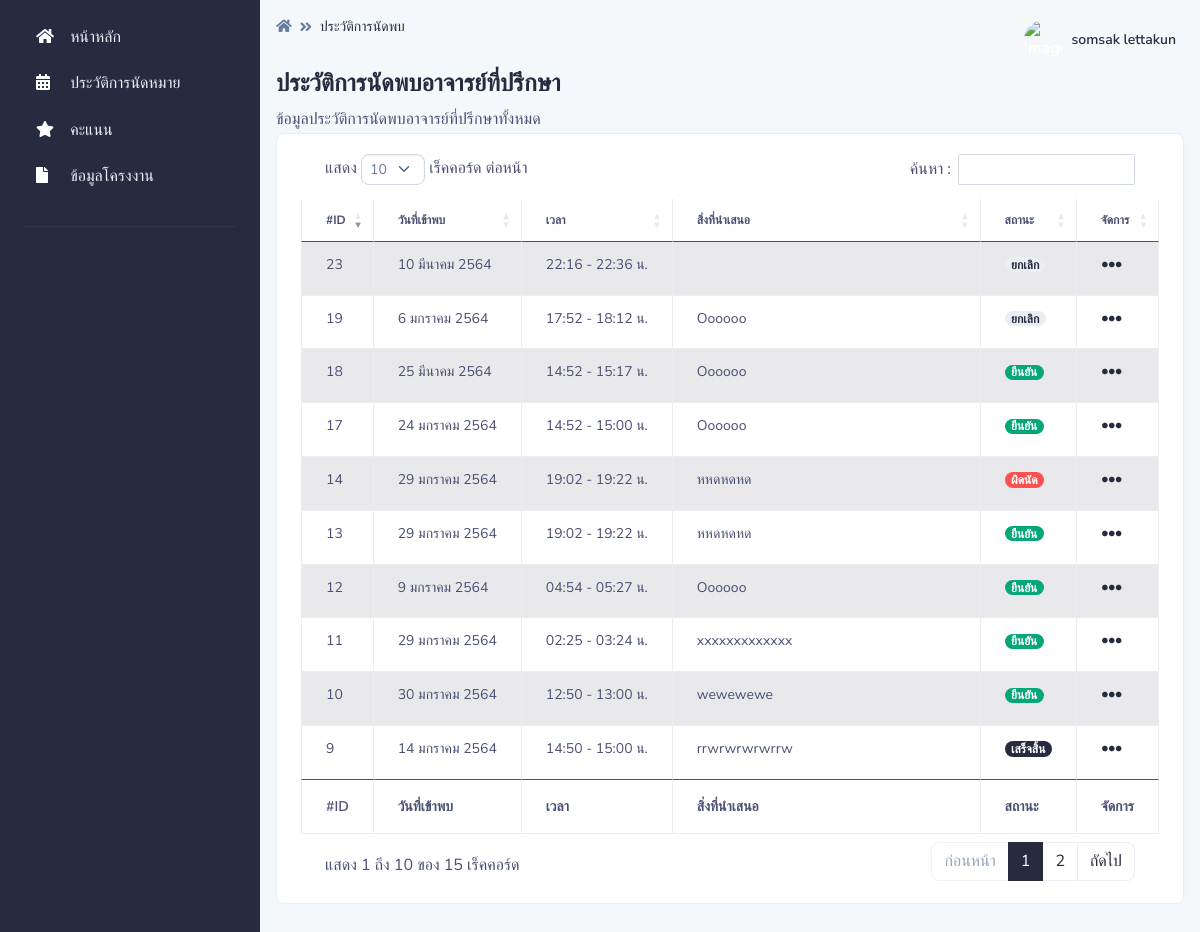
The app's page /pages/appoint_history/index.php (signed in) with its own data.
### tables this page shows
CREATE TABLE `appoint` (
  `appoint_id` int(255) NOT NULL,
  `project_id` int(15) NOT NULL,
  `appoint_date_start` datetime NOT NULL,
  `appoint_date_end` datetime NOT NULL,
  `apooint_minute` int(3) NOT NULL,
  `appoint_comment` varchar(255) NOT NULL,
  `teacher_id` int(15) NOT NULL,
  `appoint_status` int(2) NOT NULL,
  `recorder` int(15) NOT NULL,
  `appoint_recorder` datetime NOT NULL DEFAULT current_timestamp()
);

CREATE TABLE `appoint_status` (
  `appoint_status_id` int(2) NOT NULL,
  `appoint_status_name` varchar(255) NOT NULL,
  `appoint_status_class` varchar(255) NOT NULL,
  `color_calendar` varchar(255) NOT NULL,
  `ionic_icon` varchar(255) NOT NULL
);

### pages/dateth.php (called while the page is built, shortened)
<?php
    function DateThai($strDate)
	{
		$strYear = date("Y",strtotime($strDate))+543;
		$strMonth= date("n",strtotime($strDate));
		$strDay= date("j",strtotime($strDate));
		$strMonthCut = Array("","มกราคม","กุมภาพันธ์","มีนาคม","เมษายน","พฤษภาคม","มิถุนายน","กรกฎาคม","สิงหาคม","กันยายน","ตุลาคม","พฤศจิกายน","ธันวาคม");
		$strMonthThai=$strMonthCut[$strMonth];
		return "$strDay $strMonthThai $strYear";
	}
	function HourMinute($strDatetoHourMinute)
	{
		$strHour= date("H",strtotime($strDatetoHourMinute));
		$strMinute= date("i",strtotime($strDatetoHourMinute));
		return "$strHour:$strMinute";
	}
	function HourMinute1($strDatetoHourMinute1)
	{
		$strHour= date("H",strtotime($strDatetoHourMinute1));
		$strMinute= date("i",strtotime($strDatetoHourMinute1));
		return "$strHour:$strMinute";
    }
?>

### pages/appoint_history/index.php (the view, shortened to what this page needs)
<?php
if (!$_SESSION["UserID"]){
	  Header("Location: ../../login.php");
}else{?>
<?php include '../../conn.php';?>
<!DOCTYPE html>
<html lang="en">
<head>
    <link type="text/css" href="../../vendor/@fortawesome/fontawesome-free/css/all.min.css" rel="stylesheet">
    <link type="text/css" href="../../vendor/notyf/notyf.min.css" rel="stylesheet">
    <link type="text/css" href="../../css/volt.css" rel="stylesheet">
    <link rel="stylesheet" type="text/css" href="https://cdn.datatables.net/1.10.23/css/dataTables.bootstrap5.min.css">
    <?php include '../dateth.php';?>
</head>
<body>
    <?php include '../menu_stu.php';?>
    <main class="content">
        <nav class="navbar navbar-top navbar-expand navbar-dashboard navbar-dark pl-0 pr-2 pb-0">
            <div class="container-fluid px-0">
                <div class="d-flex justify-content-between w-100" id="navbarSupportedContent">
                    <div class="d-flex">
                        <nav aria-label="breadcrumb">
                            <ol class="breadcrumb breadcrumb-dark breadcrumb-transparent">
                                <li class="breadcrumb-item"><a href="../student_index"><span
                                            class="fas fa-home"></span></a></li>
                                <li class="breadcrumb-item active" aria-current="page">ประวัติการนัดพบ</li>
                            </ol>
                        </nav>
                    </div>
                    <?php include '../navbar.php';?>
                </div>
            </div>
        </nav>
        <div class="py-0">
            <div class="d-flex justify-content-between w-100 flex-wrap">
                <div class="mb-3 mb-lg-0">
                    <h1 class="h4">ประวัติการนัดพบอาจารย์ที่ปรึกษา</h1>
                    <p class="mb-0">ข้อมูลประวัติการนัดพบอาจารย์ที่ปรึกษาทั้งหมด
                    </p>
                </div>
            </div>
        </div>
        <div class="card border-light shadow-sm mb-4">
            <div class="card-body">
                <div class="table-responsive">
                    <table id="example" class="table table-striped table-bordered" width="100%" data-order="[[ 0, &quot;desc&quot; ]]" id="tableId">
                        <col style="width:5%">
                        <col style="width:7%">
                        <col style="width:7%">
                        <col style="width:71%">
                        <col style="width:5%">
                        <col style="width:5%">
                        <thead>
                            <tr>
                                <th scope="col">#ID</th>
                                <th scope="col">วันที่เข้าพบ</th>
                                <th scope="col">เวลา</th>
                                <th scope="col">สิ่งที่นำเสนอ</th>
                                <th scope="col">สถานะ</th>
                                <th scope="col">จัดการ </th>
                            </tr>
                        </thead>
                        <tbody>
                            <?php
                        $id_ptojrct =$_SESSION["ProjectID"];
					$sql = "SELECT
                    appoint.appoint_id,
                    appoint.appoint_date_start,
                    appoint.appoint_comment,
                    appoint_status.appoint_status_name,
                    student.student_name,
                    project.project_name,
                    appoint.appoint_date_end,
                    appoint_status.appoint_status_class,
                    appoint.appoint_status
                    FROM
                    appoint
                    INNER JOIN appoint_status ON appoint.appoint_status = appoint_status.appoint_status_id
                    INNER JOIN student ON appoint.recorder = student.student_id
                    INNER JOIN project ON appoint.project_id = project.project_id AND student.student_project = project.project_id
                    WHERE
                    appoint.project_id = '$id_ptojrct'";
					$result = $con->query($sql);
					if ($result->num_rows > 0) {
						while($row = $result->fetch_assoc()) {
                            $strDate = $row["appoint_date_start"];
                            $strDatetoHourMinute = $row["appoint_date_start"];
                            $strDatetoHourMinute1 = $row["appoint_date_end"];
                            echo '<tr>
                                <td>'. $row["appoint_id"].'</td>
                                <td> '.DateThai($strDate).' </td>
                                <td>'. HourMinute($strDatetoHourMinute).'  - '. HourMinute1($strDatetoHourMinute1).' น.</td>
                                <td>'. mb_substr($row["appoint_comment"],0,50,'UTF-8').'</td>
                                <td><h6><span class="badge bg-'. $row["appoint_status_class"].'">'. $row["appoint_status_name"].'</span></h6></td>';
                                $t = $row["appoint_status"];
                                if ($t == "1") {
                                    echo '<td>
                                    <div class="btn-group">
                                        <button
                                            class="btn btn-link text-dark dropdown-toggle dropdown-toggle-split m-0 p-0"
                                            data-toggle="dropdown" aria-haspopup="true" aria-expanded="false">
                                            <span class="icon icon-sm">
                                                <span class="fas fa-ellipsis-h icon-dark"></span>
                                            </span>
                                            <span class="sr-only">Toggle Dropdown</span>
                                        </button>
                                        <div class="dropdown-menu">
                                            <a class="dropdown-item" href="show.php?act=show&ID='. $row["appoint_id"].'"><span
                                                    class="fas fa-eye mr-2"></span>ดูรายละเอียด</a>
                                            <a class="dropdown-item" href="appoint_edit.php?act=edit&ID=' . $row["appoint_id"].'"><span
                                                    class="fas fa-edit mr-2"></span>แก้ไข</a>
                                            <a class="dropdown-item text-danger" href="cencel_ac.php?act=show&ID=' . $row["appoint_id"].'"><span
                                                    class="fas fa-ban mr-2"></span>ยกเลิก</a>
                                        </div>
                                    </div>
                                </td>
                            </tr>';
                                }  else {
                                    echo '<td>
                                    <div class="btn-group">
                                        <button
                                            class="btn btn-link text-dark dropdown-toggle dropdown-toggle-split m-0 p-0"
                                            data-toggle="dropdown" aria-haspopup="true" aria-expanded="false">
                                            <span class="icon icon-sm">
                                                <span class="fas fa-ellipsis-h icon-dark"></span>
                                            </span>
                                            <span class="sr-only">Toggle Dropdown</span>
                                        </button>
                                        <div class="dropdown-menu">
                                            <a class="dropdown-item" href="show.php?act=show&ID=' . $row["appoint_id"].'"><span
                                                    class="fas fa-eye mr-2"></span>ดูรายละเอียด</a>
                                        </div>
                                    </div>
                                </td>
                            </tr>';
                                }
						}
					}
					?>
                        </tbody>
                        <tfoot>
                            <tr>
                                <th>#ID</th>
                                <th>วันที่เข้าพบ</th>
                                <th>เวลา</th>
                                <th>สิ่งที่นำเสนอ</th>
                                <th>สถานะ</th>
                                <th>จัดการ</th>
                            </tr>
                        </tfoot>
                    </table>
                </div>
            </div>
        </div>
    </main>
</body>
</html>
<?php }?>

### records on screen
appoint: appoint_id "9", appoint_date_start "14 มกราคม 2564", appoint_date_start "14:50", appoint_date_end "15:00", appoint_comment "rrwrwrwrwrrw", appoint_status.appoint_status_name "เสร็จสิ้น"
appoint: appoint_id "10", appoint_date_start "30 มกราคม 2564", appoint_date_start "12:50", appoint_date_end "13:00", appoint_comment "wewewewe", appoint_status.appoint_status_name "ยืนยัน"
appoint: appoint_id "11", appoint_date_start "29 มกราคม 2564", appoint_date_start "02:25", appoint_date_end "03:24", appoint_comment "xxxxxxxxxxxxx", appoint_status.appoint_status_name "ยืนยัน"
appoint: appoint_id "12", appoint_date_start "9 มกราคม 2564", appoint_date_start "04:54", appoint_date_end "05:27", appoint_comment "Oooooo", appoint_status.appoint_status_name "ยืนยัน"
appoint: appoint_id "13", appoint_date_start "29 มกราคม 2564", appoint_date_start "19:02", appoint_date_end "19:22", appoint_comment "หหดหดหด", appoint_status.appoint_status_name "ยืนยัน"
appoint: appoint_id "14", appoint_date_start "29 มกราคม 2564", appoint_date_start "19:02", appoint_date_end "19:22", appoint_comment "หหดหดหด", appoint_status.appoint_status_name "ผิดนัด"
appoint: appoint_id "17", appoint_date_start "24 มกราคม 2564", appoint_date_start "14:52", appoint_date_end "15:00", appoint_comment "Oooooo", appoint_status.appoint_status_name "ยืนยัน"
appoint: appoint_id "18", appoint_date_start "25 มีนาคม 2564", appoint_date_start "14:52", appoint_date_end "15:17", appoint_comment "Oooooo", appoint_status.appoint_status_name "ยืนยัน"
appoint: appoint_id "19", appoint_date_start "6 มกราคม 2564", appoint_date_start "17:52", appoint_date_end "18:12", appoint_comment "Oooooo", appoint_status.appoint_status_name "ยกเลิก"
appoint: appoint_id "23", appoint_date_start "10 มีนาคม 2564", appoint_date_start "22:16", appoint_date_end "22:36", appoint_status.appoint_status_name "ยกเลิก"

### other values on screen
$_SESSION["User"] "somsak lettakun"
